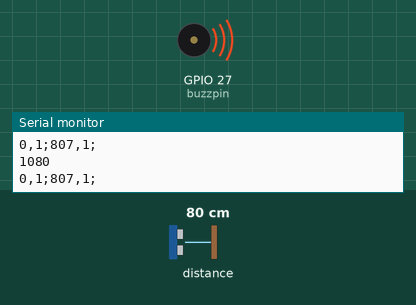
Recording of a sketch running on a simulated ESP32. Shown: buzzer (waves = sounding), the last lines printed to the serial monitor. The test bench sets the inputs (shaded band); at power-on: distance to the obstacle 80 cm. WiFi joins after 1.5 s; servers stay silent unless stated; uploads are accepted with an empty reply.

Above: at 5.2 s.
5.3 s: distance to the obstacle set to 2 cm
At 5.9 s:
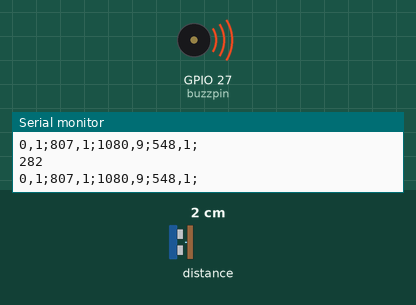
7.0 s: distance to the obstacle set to 4 cm
At 7.6 s:
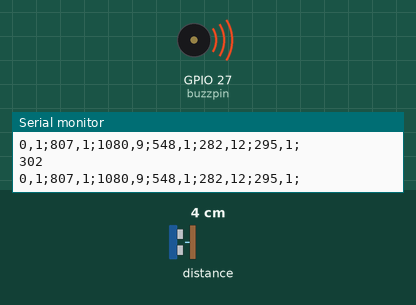
Timing chart, 0 to 10.0 s (numbered marks = the images above; inputs shaded):
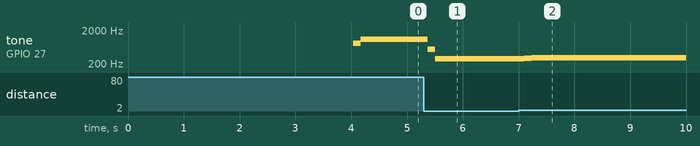

Measured:
- after the input at 5.3 s, tone on GPIO 27 (buzzpin): 1080 Hz → 548 Hz after 0.07 s, → 282 Hz 0.13 s later
- after the input at 7.0 s, tone on GPIO 27 (buzzpin): 282 Hz → 295 Hz after 0.10 s, → 302 Hz 0.13 s later

The sketch:

TOF_Sensor.ino
```cpp
/* This minimal example shows how to get single-shot range
measurements from the VL6180X.
The range readings are in units of mm. */
// STEP 1: Figure out how to get the duration of a frequency
// WIFI
// POST/GET
// STEP 2: Concatonate frequencies and durations to a running array (frequency,duration;frequency,duration;frequency,duration;)
// STEP 3: POST to Kendal's server
#include <Wire.h>
//#include <VL6180X.h>
#include "Adafruit_VL6180X.h"
#include <WiFi.h>

//VL6180X sensor;
Adafruit_VL6180X sensor;

char network[] = "6s08";  //SSID for 6.08 Lab
char password[] = "iesc6s08"; //Password for 6.08 Lab
char host[] = "608dev.net";
char user[] = "AshikaV";

//Some constants and some resources:
const int RESPONSE_TIMEOUT = 6000; //ms to wait for response from host
const uint16_t OUT_BUFFER_SIZE = 1000; //size of buffer to hold HTTP response
char old_response[OUT_BUFFER_SIZE]; //char array buffer to hold HTTP request
char response[OUT_BUFFER_SIZE]; //char array buffer to hold HTTP request

uint8_t char_append(char* buff, char c, uint16_t buff_size) {
  int len = strlen(buff);
  if (len > buff_size) return false;
  buff[len] = c;
  buff[len + 1] = '\0';
  return true;
}

void do_http_request(char* host, char* request, char* response, uint16_t response_size, uint16_t response_timeout, uint8_t serial) {
  WiFiClient client; //instantiate a client object
  if (client.connect(host, 80)) { //try to connect to host on port 80
    if (serial) Serial.print(request);//Can do one-line if statements in C without curly braces
    client.print(request);
    memset(response, 0, response_size); //Null out (0 is the value of the null terminator '\0') entire buffer
    uint32_t count = millis();
    while (client.connected()) { //while we remain connected read out data coming back
      client.readBytesUntil('\n', response, response_size);
      if (serial) Serial.println(response);
      if (strcmp(response, "\r") == 0) { //found a blank line!
        break;
      }
      memset(response, 0, response_size);
      if (millis() - count > response_timeout) break;
    }
    memset(response, 0, response_size);
    count = millis();
    while (client.available()) { //read out remaining text (body of response)
      char_append(response, client.read(), OUT_BUFFER_SIZE);
    }
    if (serial) Serial.println(response);
    client.stop();
    if (serial) Serial.println("-----------");
  } else {
    if (serial) Serial.println("connection failed :/");
    if (serial) Serial.println("wait 0.5 sec...");
    client.stop();
  }
}

long mm,old_mm,older_mm,avg_mm;
int buzzpin = 27;
int notes[] = {262,294,330,349,392,440,494,523};
char note_alpha[] = {'C','D','E','F','G','A','B','C'};
uint32_t timer = 0;
void setup()
{
  Serial.begin(115200);
  WiFi.begin(network, password); //attempt to connect to wifi
  uint8_t count = 0; //count used for Wifi check times
  Serial.print("Attempting to connect to ");
  Serial.println(network);
  while (WiFi.status() != WL_CONNECTED && count < 12) {
    delay(500);
    Serial.print(".");
    count++;
  }
  delay(2000);
  if (WiFi.isConnected()) { //if we connected then print our IP, Mac, and SSID we're on
    Serial.println("CONNECTED!");
    Serial.println(WiFi.localIP().toString() + " (" + WiFi.macAddress() + ") (" + WiFi.SSID() + ")");
    delay(500);
  } else { //if we failed to connect just Try again.
    Serial.println("Failed to Connect :/  Going to restart");
    Serial.println(WiFi.status());
    ESP.restart(); // restart the ESP (proper way)
  }
  sensor = Adafruit_VL6180X();

  Wire.begin();
  sensor.begin();
//  sensor.configureDefault();
//  sensor.setTimeout(500);
  ledcSetup(0,2000,8);
  ledcAttachPin(buzzpin,0);
  timer = millis();
}
char song[6000] = {};
int ind = 0;
int count = 1;
int old = 0;
char temp[15];
int state = 0;

void loop()

{
  if(millis()-timer<5000){

  state = 0;
  mm = sensor.readRange();
//  avg_mm = map(avg_mm,0,255,262,523);
  older_mm = old_mm;
  old_mm = mm;

  avg_mm = ((mm+old_mm+older_mm)/3);

  avg_mm = map(avg_mm,0,255,262,523);

//  int poss_notes[8] = {0,0,0,0,0,0,0,0};
//  for (int j = 0; j < 8; j++){
//    poss_notes[j] = abs(avg_mm - notes[j]);
//  }
//  int min_note = poss_notes[0];
//  int note_ind = 0;
//  for (int j = 0; j < 8; j++){
//    if (poss_notes[j] < min_note){
//      min_note = poss_notes[j];
//      note_ind = j;
//    }
//  }

// sprintf(freq, %d,%d;)
// strcat(freq,freq)
  if (old == avg_mm){
    count += 1;
    old = avg_mm;
  }
  else {
    sprintf(temp, "%d,%d;", old, count);
    strcat(song, temp);
    old = avg_mm;
    count = 1;

  }

//  Serial.println(mm);
//  Serial.println(avg_mm);
//    if (abs(old_mm - mm) <= 2){
//    int index = avg_mm-33;
//    if (index <0 | index > 7){
//      index = 0;
//    }
//    tft.fillScreen(TFT_BLACK);
//    tft.setCursor(0,0,1);
//    tft.print(notes[index]);
    ledcWriteTone(0, avg_mm);
    ledcWrite(0,100);
  Serial.println(avg_mm);
  Serial.println(song);
  }else if(state ==0){
    Serial.println("yoooo");


    char thing[6000];
    sprintf(thing, "songName=%s&musicString=%s", "temp_song", song );
    char request[500];
    sprintf(request,"POST /sandbox/sc/kgarner/project/server.py HTTP/1.1\r\n");
    sprintf(request+strlen(request),"Host: %s\r\n",host);
    strcat(request,"Content-Type: application/x-www-form-urlencoded\r\n");
    sprintf(request+strlen(request),"Content-Length: %d\r\n\r\n",strlen(thing));
    strcat(request,thing);
    do_http_request(host,request,response,OUT_BUFFER_SIZE, RESPONSE_TIMEOUT,true);


    state = 1;
//    timer = millis();
  }

delay(100);
}
```
